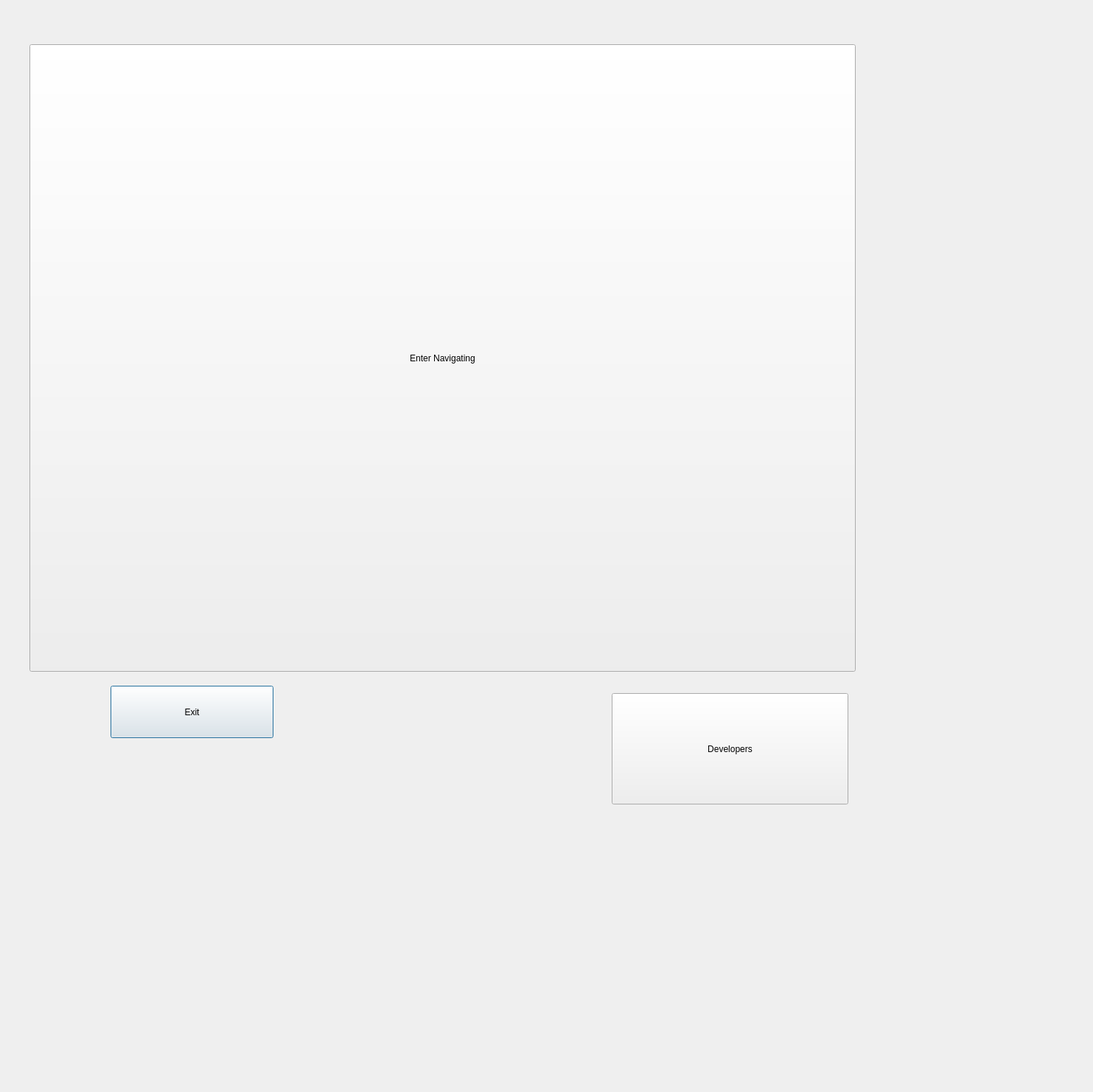
<?xml version="1.0" encoding="UTF-8"?>
<ui version="4.0">
 <class>MenuDialog</class>
 <widget class="QDialog" name="MenuDialog">
  <property name="geometry">
   <rect>
    <x>0</x>
    <y>0</y>
    <width>1483</width>
    <height>1481</height>
   </rect>
  </property>
  <property name="windowTitle">
   <string>Dialog</string>
  </property>
  <widget class="QPushButton" name="ExitB">
   <property name="geometry">
    <rect>
     <x>150</x>
     <y>930</y>
     <width>221</width>
     <height>71</height>
    </rect>
   </property>
   <property name="text">
    <string>Exit</string>
   </property>
  </widget>
  <widget class="QPushButton" name="TeamB">
   <property name="geometry">
    <rect>
     <x>830</x>
     <y>940</y>
     <width>321</width>
     <height>151</height>
    </rect>
   </property>
   <property name="minimumSize">
    <size>
     <width>321</width>
     <height>151</height>
    </size>
   </property>
   <property name="maximumSize">
    <size>
     <width>321</width>
     <height>16777215</height>
    </size>
   </property>
   <property name="text">
    <string>Developers</string>
   </property>
  </widget>
  <widget class="QPushButton" name="MapB">
   <property name="geometry">
    <rect>
     <x>40</x>
     <y>60</y>
     <width>1121</width>
     <height>851</height>
    </rect>
   </property>
   <property name="text">
    <string>Enter Navigating</string>
   </property>
  </widget>
 </widget>
 <resources/>
 <connections/>
</ui>
